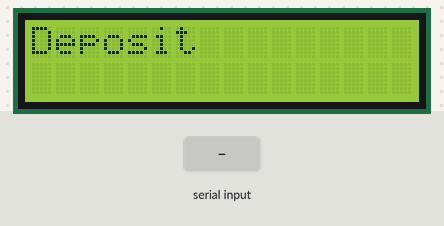
A sketch run on a simulated Arduino Uno, built with avr-gcc and run on an emulated ATmega328P. Shown: 16×2 character LCD. Inputs (shaded band) come from the test bench.

Above: at 2.3 s.
2.4 s: "1\n" received over Serial
At 3.6 s:
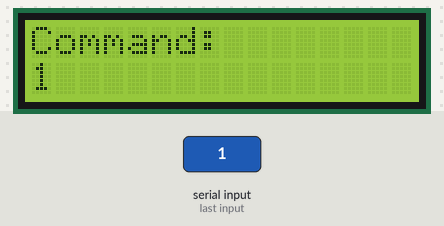
3.9 s: byte 10 ('\n') received over Serial
At 4.8 s:
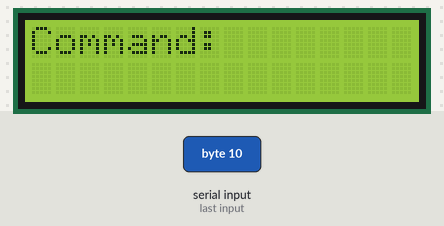
5.4 s: "0\n" received over Serial
At 6.0 s:
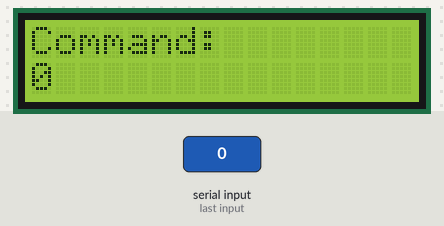
Timing chart, 0 to 8.4 s (numbered marks = the images above; inputs shaded):
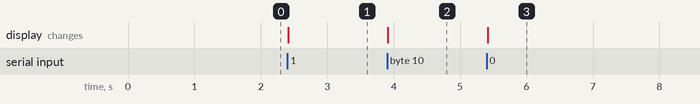

Measured:
- after the input at 2.4 s, the display: changes at once (image 1)
- after the input at 3.9 s, the display: changes at once (image 2)
- after the input at 5.4 s, the display: changes at once (image 3)

The sketch:

adino.ino
```cpp
#include <Wire.h>
#include <LiquidCrystal_I2C.h>

// Set the LCD I2C address (usually 0x27 or 0x3F)
LiquidCrystal_I2C lcd(0x27, 16, 2);
String receivedCommand = ""; // Store the received command

void setup() {
   lcd.init();        // Initialize the LCD
  lcd.backlight();   // Turn on backlight
  Serial.begin(9600); // Ensure baud rate matches the Python script
  lcd.begin(16, 2);   // Set up the LCD's number of columns and rows
  lcd.setCursor(0, 0);
  lcd.print("Deposit"); // Display initial message
  delay(1000);
  lcd.setCursor(0, 1);


}

void loop() {
  // Read input from the serial until newline character is detected
  while (Serial.available() > 0) {
    char receivedChar = Serial.read(); // Read the character from the serial buffer
    if (receivedChar == '\n') { // Check for end of command
      lcd.clear();             // Clear the LCD screen
      lcd.setCursor(0, 0);     // Set cursor to the beginning
      lcd.print("Command:");   // Display "Command:" on the first row
      lcd.setCursor(0, 1);     // Move to the second row
      lcd.print(receivedCommand); // Display the full command on the second line
      receivedCommand = "";    // Clear the command buffer for the next message
    } else {
      receivedCommand += receivedChar; // Accumulate characters into the command
    }
  }
}
```
